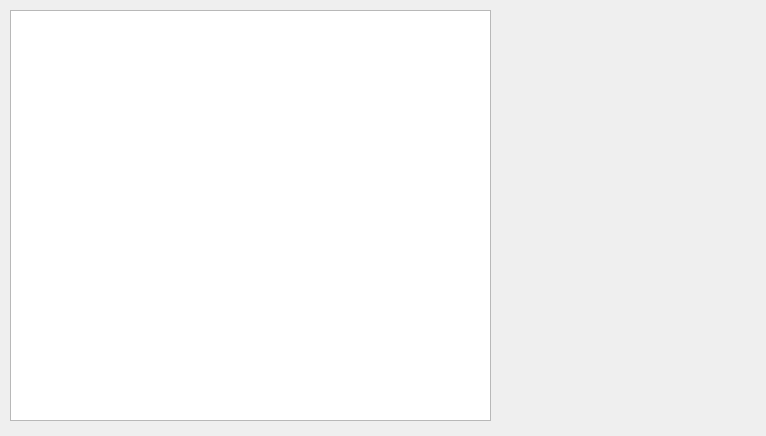
<?xml version="1.0" encoding="UTF-8"?>
<ui version="4.0">
 <class>GameWindow</class>
 <widget class="QDialog" name="GameWindow">
  <property name="geometry">
   <rect>
    <x>0</x>
    <y>0</y>
    <width>766</width>
    <height>436</height>
   </rect>
  </property>
  <property name="windowTitle">
   <string>Pacman Game</string>
  </property>
  <widget class="QGraphicsView" name="graphicsView">
   <property name="geometry">
    <rect>
     <x>10</x>
     <y>10</y>
     <width>481</width>
     <height>411</height>
    </rect>
   </property>
  </widget>
 </widget>
 <resources/>
 <connections/>
</ui>
